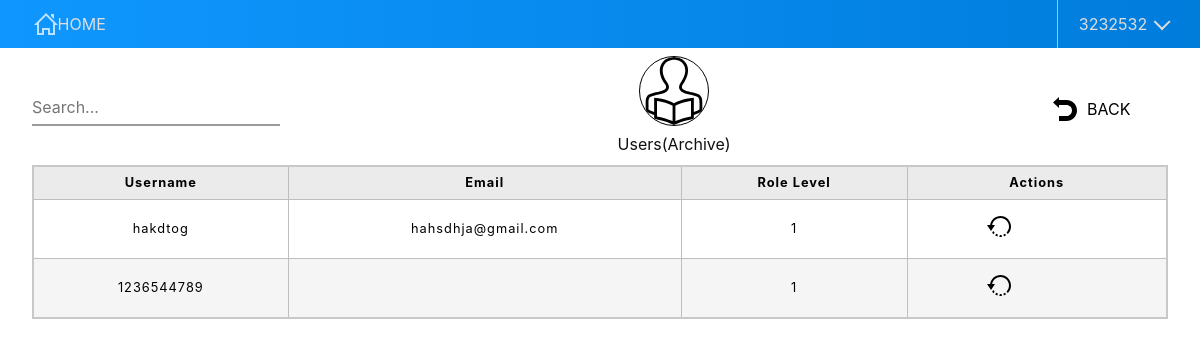
The page /users.php?archive&page=1 (signed in) on the database as committed earlier.
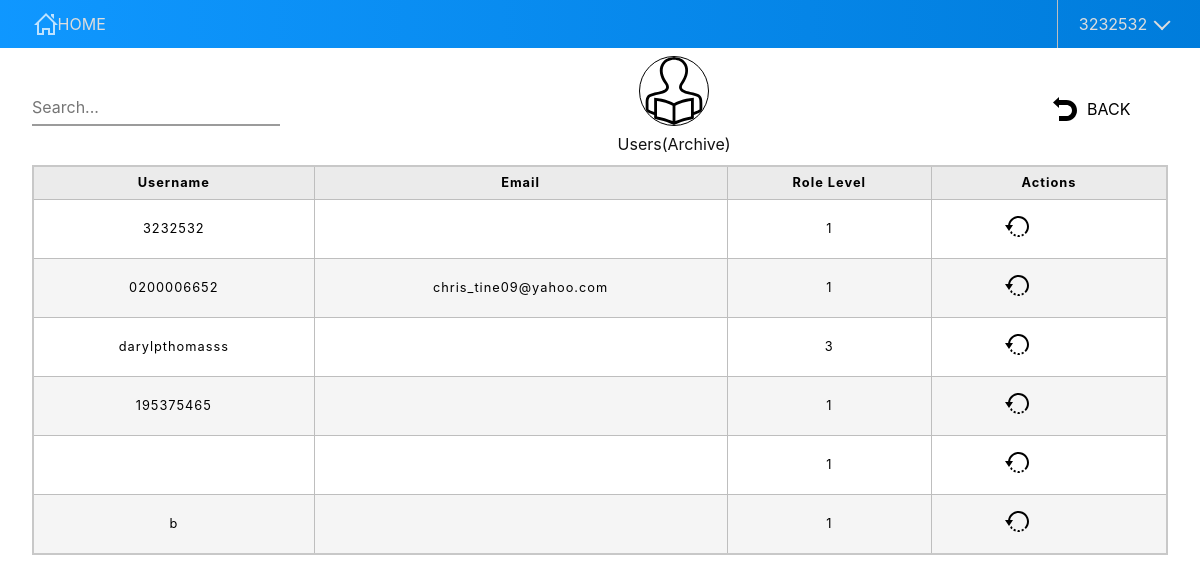
The same page on the database as committed later.
### tables this page shows
CREATE TABLE `users` (
  `user_id` int(11) NOT NULL,
  `username` varchar(25) NOT NULL,
  `email` text DEFAULT NULL,
  `password` text NOT NULL,
  `role_level` int(11) NOT NULL,
  `is_active` tinyint(1) NOT NULL DEFAULT 1
);

### classes/Dbh.class.php (called while the page is built)
<?php
class Dbh
{
   private $host = 'localhost';
   private $user = "root";
   private $pwd = "";
   private $dbName = "ClassSchedulingSystem";
   protected function connect()
   {
      try {
         $dsn = "mysql:host=" . $this->host . "; dbname=" . $this->dbName;
         $pdo = new PDO($dsn, $this->user, $this->pwd);
         $pdo->setAttribute(PDO::ATTR_DEFAULT_FETCH_MODE, PDO::FETCH_ASSOC);
         return $pdo;
      } catch (PDOException $e) {
         print "Error!: " . $e->getMessage() . "<br/>";
         die();
      }
   }
}

### classes/Users.class.php (called while the page is built, shortened)
<?php
class Users extends Dbh
{
   protected function getUsersByState($state, $page, $limit)
   {
      $jump = $limit * ($page - 1);
      $withLimit = ($page > 0) ? "LIMIT $jump,$limit" : "";
      $sql = "SELECT * FROM users WHERE is_active = ? $withLimit";
      try {
         $stmt = $this->connect()->prepare($sql);
         $stmt->execute([$state]);
         $results = $stmt->fetchAll();
         return $results;
      } catch (PDOException $e) {
         trigger_error('Error: ' . $e);
      }
   }
}

### classes/UsersView.class.php (the view, shortened to what this page needs)
<?php
class UsersView extends Users
{
   public function FetchUsersByState($state, $page = 0, $limit = 0)
   {
      $results = $this->getUsersByState($state, $page, $limit);
      return $results;
   }
   public function DisplayUsers($results, $page, $totalPages, $destination)
   {
      echo "<table class='module__Table'>";
      echo "<thead>";
      echo "<tr class=' '>
               <th class=''>Username</th>
               <th class=''>Email</th>
               <th class=''>Role Level</th>
               <th class=''>Actions</th>
            </tr>";
      echo "</thead>";
      echo "<tbody>";
      foreach ($results as $result) {
         $iconName = ($result['is_active'] == 1) ? 'delete' : 'restore';
         echo "<tr class=''>
            <td class=''>" . $result['username'] . "</td>
            <td class=''>" . $result['email'] . "</td>
            <td class=''>" . $result['role_level'] . "</td>
            <td class=''>
               <div class='table-actions'>";
         echo "<form onsubmit='return submitForm(this)' action='./includes/users.inc.php' method='POST'>
                     <input name='page' type='hidden' value='$page'>
                     <input name='userID' type='hidden' value='" . $result['user_id'] . "'>
                     <input id='state' name='state' type='hidden' value='" . $result['is_active'] . "'>
                     <button name='submitStatus' type='submit'><img src='drawables/icons/" . $iconName . ".svg' alter='Delete'/></button>
                     <span>" . $iconName . "</span>
                  </form>
               </div>
            </td>
         </tr>";
      }
      echo "</tbody>";
      echo "</table>";
   }
}

Rows that differ between the two databases and show on the page:
no longer on this page (row edited): users: username "hakdtog", email "hahsdhja@gmail.com", role_level "1"
no longer on this page (row edited): users: username "1236544789", role_level "1"
now on this page (row edited): users: username "3232532", role_level "1"
now on this page (row edited): users: username "0200006652", email "chris_tine09@yahoo.com", role_level "1"
now on this page (row edited): users: username "darylpthomasss", role_level "3"
now on this page (row edited): users: username "195375465", role_level "1"
added users: role_level "1"
added users: username "b", role_level "1"
